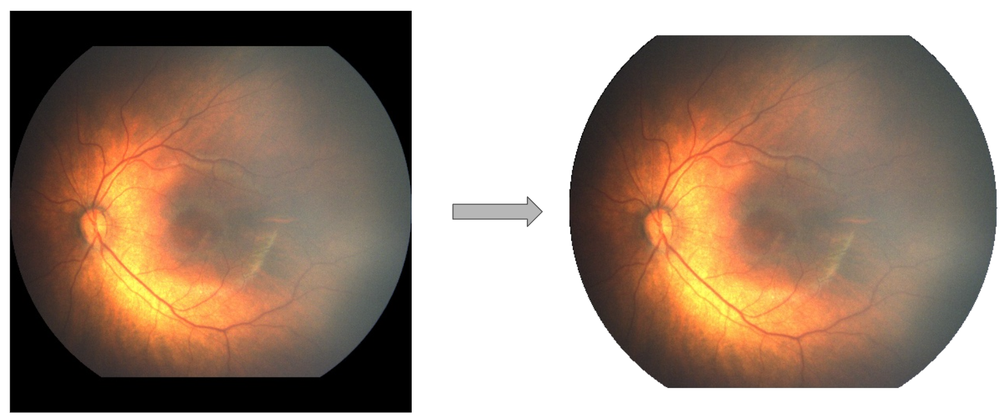
#> input picture bin/img_1.png, 1000 x 418 px, shrunk from 1562 x 653 before the run; its folder holds only this picture in this run
$ python -i pre_process.py   (imports and definitions only)
#> lines starting #> are read from the running program, lines starting #| are printed output that depends on the picture; after the words box and inside, x2 and y2 are one past the last pixel; in counts of white or black regions, pixels touching at a corner belong together
#> further down, picture is the input picture: shape (418, 1000, 3); mean B, G, R 123.2, 139.2, 160.7
import cv2
import numpy as np
import os
import init

def crop_to_circle(image):
    # Convert to grayscale to find contours
    gray = cv2.cvtColor(image, cv2.COLOR_BGR2GRAY)
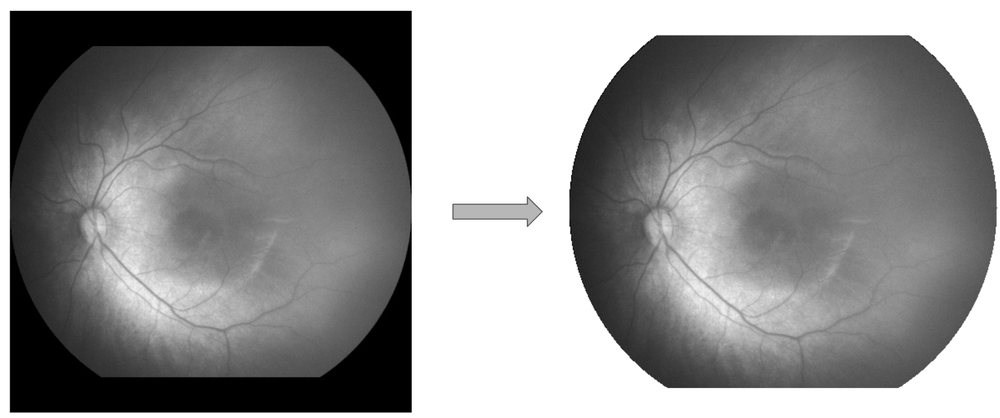
#> gray: shape (418, 1000); min 0, max 255, mean 143.8

    # Apply a binary threshold to get a binary image
    _, binary = cv2.threshold(gray, 20, 255, cv2.THRESH_BINARY)
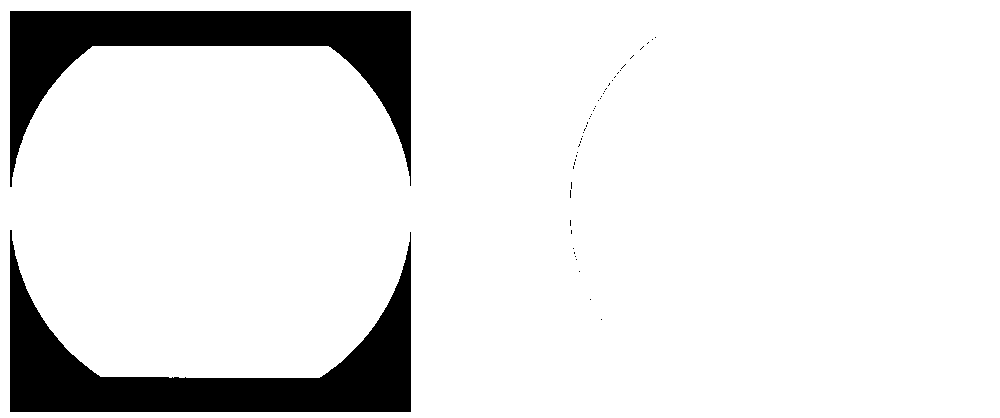
#> binary: shape (418, 1000); 89.3% white; 49 black regions (47 under 20 px), largest, box (x1, y1, x2, y2) and area: (10, 230, 411, 412) 22802, (10, 11, 411, 187) 22006

    # Find contours in the binary image
    contours, _ = cv2.findContours(binary, cv2.RETR_EXTERNAL, cv2.CHAIN_APPROX_SIMPLE)
#> contours = [[[0, 0], [0, 417], [999, 417], [999, 0]]]

    # Get the largest contour
    largest_contour = max(contours, key=cv2.contourArea)
#> largest_contour = [[0, 0], [0, 417], [999, 417], [999, 0]]

    # Get the center and radius of the minimum enclosing circle around the largest contour
    (x, y), radius = cv2.minEnclosingCircle(largest_contour)
#> x = 499.5; y = 208.5; radius = 541.3
    center = (int(x), int(y))
#> center = (499, 208)
    radius = int(radius)
#> radius = 541

    # Create a mask with the same dimensions as the image
    mask = np.zeros(image.shape[:2], dtype=np.uint8)

    # Draw a filled circle on the mask
    cv2.circle(mask, center, radius, 255, thickness=-1)
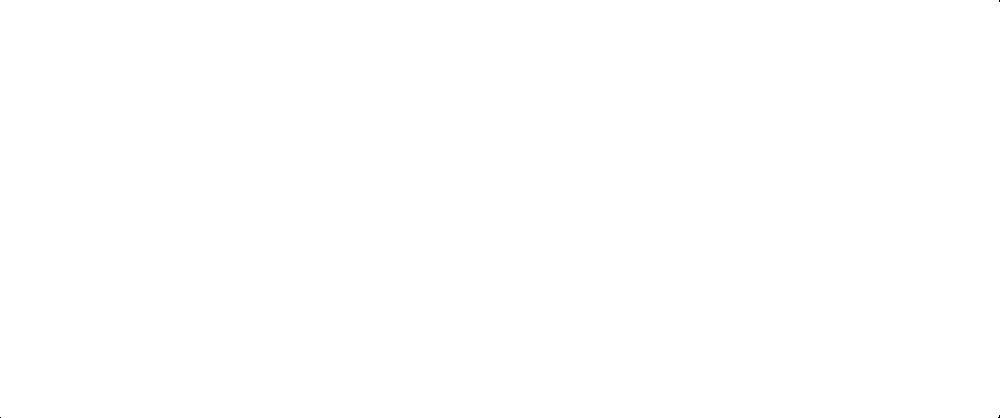
#> mask: shape (418, 1000); 100% white; black in thin lines or dots

    # Create a 4-channel image (BGR + Alpha)
    result = cv2.cvtColor(image, cv2.COLOR_BGR2BGRA)

    # Set the alpha channel based on the mask
    result[:, :, 3] = mask
#> result: shape (418, 1000, 4); mean B, G, R, A 123.2, 139.2, 160.7, 255

    # Crop the image to the bounding box of the circle
    x, y, w, h = cv2.boundingRect(largest_contour)
#> x = 0; y = 0; w = 1000; h = 418
    cropped_image = result[y:y+h, x:x+w]

    return cropped_image

def process_images(input_folder, output_folder):
    if not os.path.exists(output_folder):
        os.makedirs(output_folder)

    for filename in os.listdir(input_folder):
        if filename.lower().endswith(('.png', '.jpg', '.jpeg')):
            input_path = os.path.join(input_folder, filename)
            output_path = os.path.join(output_folder, os.path.splitext(filename)[0] + '.png')

            # Read the image
            image = cv2.imread(input_path)

            # Crop the image to the circular region with transparent background
            cropped_image = crop_to_circle(image)

            # Save the cropped image with transparency
            cv2.imwrite(output_path, cropped_image)

# set filepaths and execute
input_folder = init.DATA_DIR
output_folder = init.DATA_OUT_DIR
# [1 line not run here, left out]

>>> import cv2
>>> picture = cv2.imread('../bin/img_1.png')
>>> result = crop_to_circle(picture)

$ run again, on bin/fig_3.png
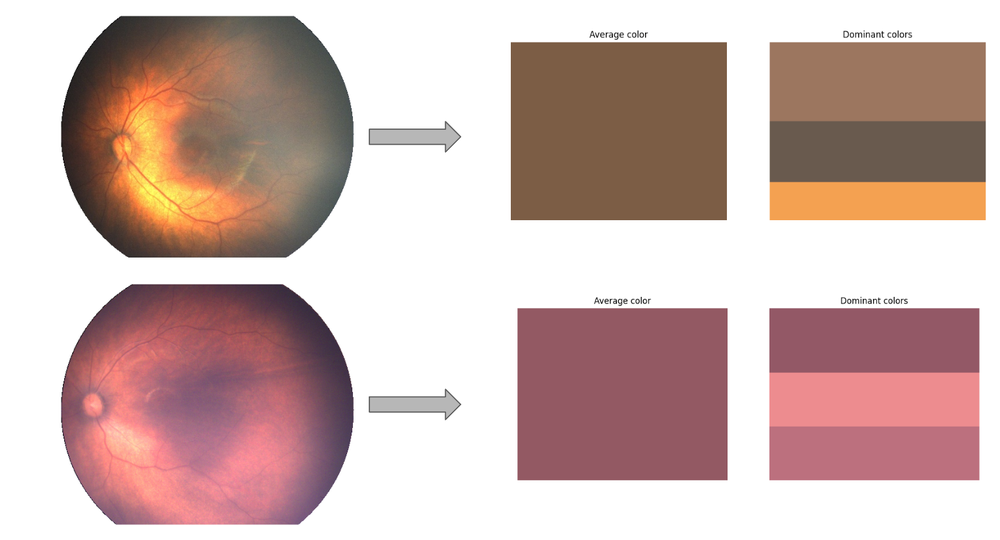
#> input picture bin/fig_3.png, 1000 x 540 px, shrunk from 1527 x 824 before the run
#> picture is the input picture: shape (540, 1000, 3); mean B, G, R 173.6, 178, 203.8
#> in crop_to_circle, `gray = cv2.cvtColor(image, cv2.COLOR_BGR2GRAY)`:
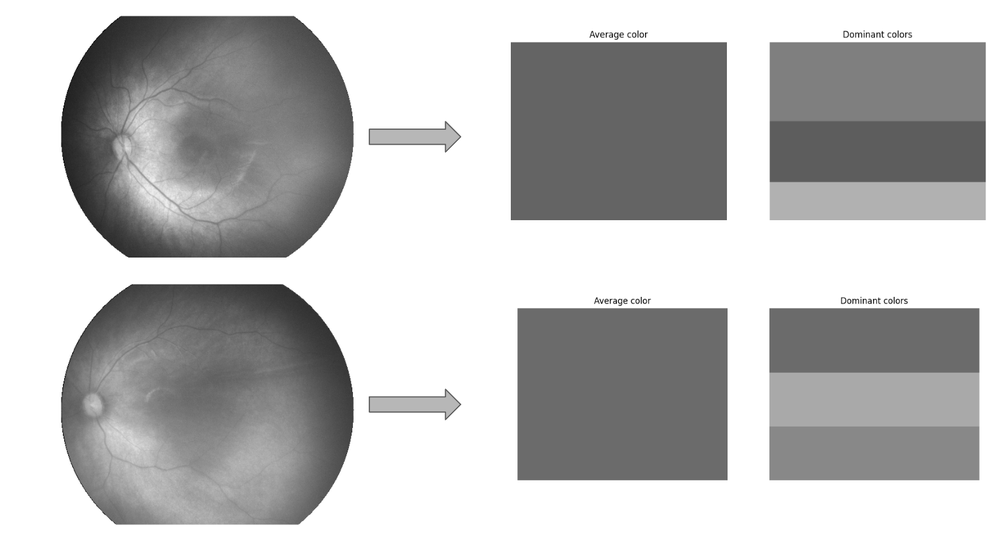
#> gray: shape (540, 1000); min 4, max 255, mean 185.2
#> binary: shape (540, 1000); 100% white; black in thin lines or dots, all inside (x1, y1, x2, y2) = (63, 19, 646, 289)
#> contours = [[[0, 0], [0, 539], [999, 539], [999, 0]]]
#> largest_contour = [[0, 0], [0, 539], [999, 539], [999, 0]]
#> in crop_to_circle, `(x, y), radius = cv2.minEnclosingCircle(largest_contour)`: x = 499.5; y = 269.5; radius = 567.6
#> center = (499, 269)
#> in crop_to_circle, `radius = int(radius)`: radius = 567
#> mask: shape (540, 1000); 100% white; black in thin lines or dots
#> in crop_to_circle, `x, y, w, h = cv2.boundingRect(largest_contour)`: x = 0; w = 1000; h = 540
